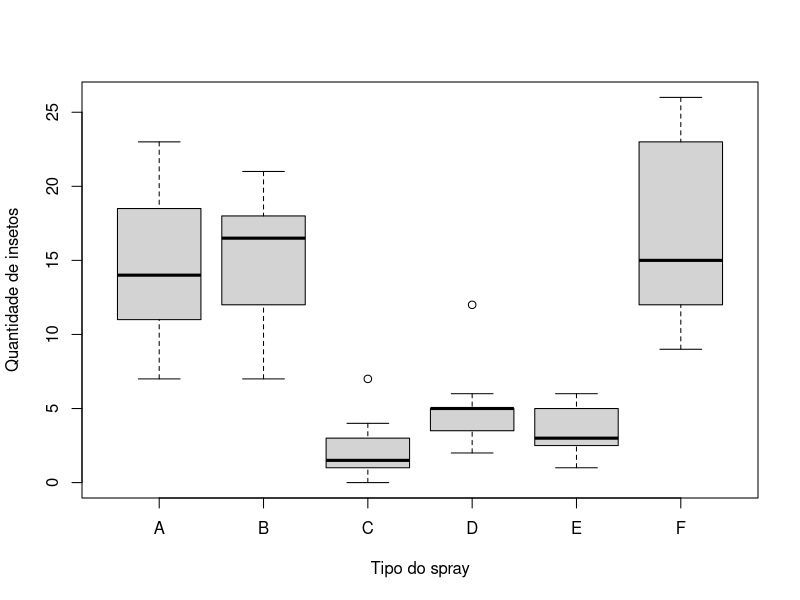

This chart was generated by the following R code:
library(datasets)
require(stats)
require(graphics)
data(InsectSprays); head(InsectSprays)
? InsectSprays

boxplot(count ~ spray, data = InsectSprays, col = "lightgray",
        xlab="Tipo do spray", ylab="Quantidade de insetos")
# modelo linear
summary(lm(count ~ spray, data = InsectSprays))$coef

# explicitando o modelo
summary(lm(count ~
             I(1 * (spray == 'B')) + I(1 * (spray == 'C')) +
             I(1 * (spray == 'D')) + I(1 * (spray == 'E')) +
             I(1 * (spray == 'F'))
           , data = InsectSprays))$coef
# e se incluirmos as 6 variáveis
summary(lm(count ~
             I(1 * (spray == 'B')) + I(1 * (spray == 'C')) +
             I(1 * (spray == 'D')) + I(1 * (spray == 'E')) +
             I(1 * (spray == 'F')) + I(1 * (spray == 'A')), data =
             InsectSprays))$coef
# e se omitirmos o intercepto
summary(lm(count ~ spray - 1, data = InsectSprays))$coef

unique(ave(InsectSprays$count, InsectSprays$spray))

# reordenando os níveis
spray2 <- relevel(InsectSprays$spray, "C")
summary(lm(count ~ spray2, data = InsectSprays))$coef
